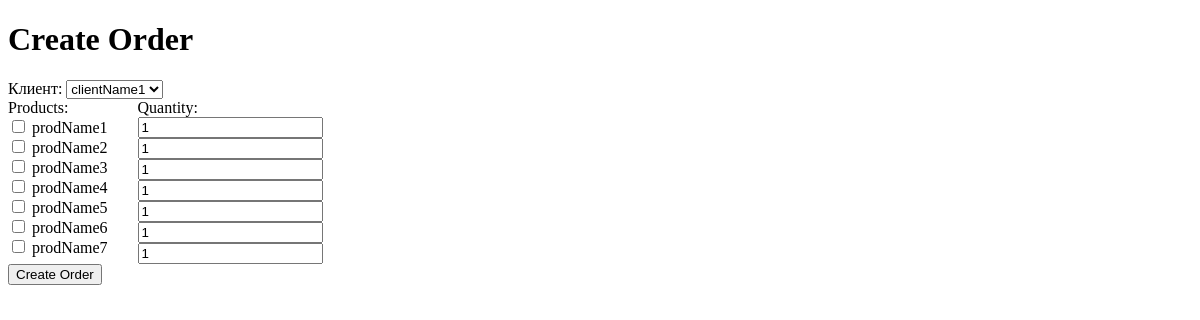
The app's page /hw2/order_create/, older data.
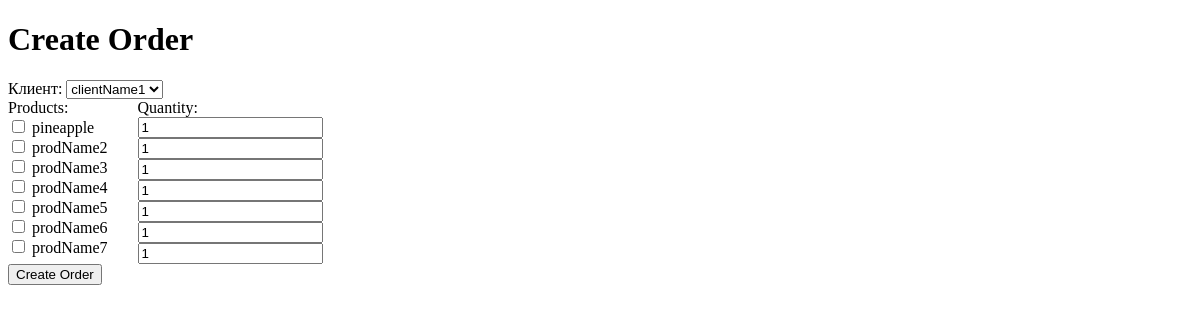
The same page, newer data.
### app_hw2/models.py (models this page shows, shortened)
class Product(models.Model):
    name = models.CharField(max_length=50)
    description = models.TextField()
    price = models.DecimalField(max_digits=8, decimal_places=2)
    quantity = models.IntegerField(default=0)
    added_date = models.DateTimeField()
    photo = models.ImageField(upload_to="product_photos/", blank=True, null=True)

### app_hw2/views.py (the view, shortened to what this page needs)
# urls.py: path("order_create/", views.order_create, name="order_create"),
def order_create(request):
    clients = Client.objects.all()
    products = Product.objects.all()
    context = {'clients': clients, 'products': products}
    return render(request, 'app_hw2/order_create.html', context)

### app_hw2/templates/app_hw2/order_create.html (shortened to what this page needs)
<!DOCTYPE html>
<html>
<head>
</head>
<body>
  <h1>Create Order</h1>
  <form method="post">
    <label for="client">Клиент:</label>
    <select name="client" id="client">
      {% for client in clients %}
      <option value="{{ client.id }}">{{ client.name }}</option>
      {% endfor %}</select><br />
    <div style="display:flex; gap:30px">
      <div>
        <label for="products">Products:</label><br />
        {% for product in products %}
        <input type="checkbox" name="products" value="{{ product.id }}" /> {{ product.name }}<br />
        {% endfor %}
      </div>
      <div>
        <label for="quantities">Quantity:</label><br />
        {% for product in products %}
        <input type="number" name="quantities" value="1" /><br />
        {% endfor %}
      </div>
    </div>
    <input type="submit" value="Create Order" />
  </form>
</body>
</html>

Row changes from the older to the newer data that the page shows:
changed Product: name "prodName1" → "pineapple"
